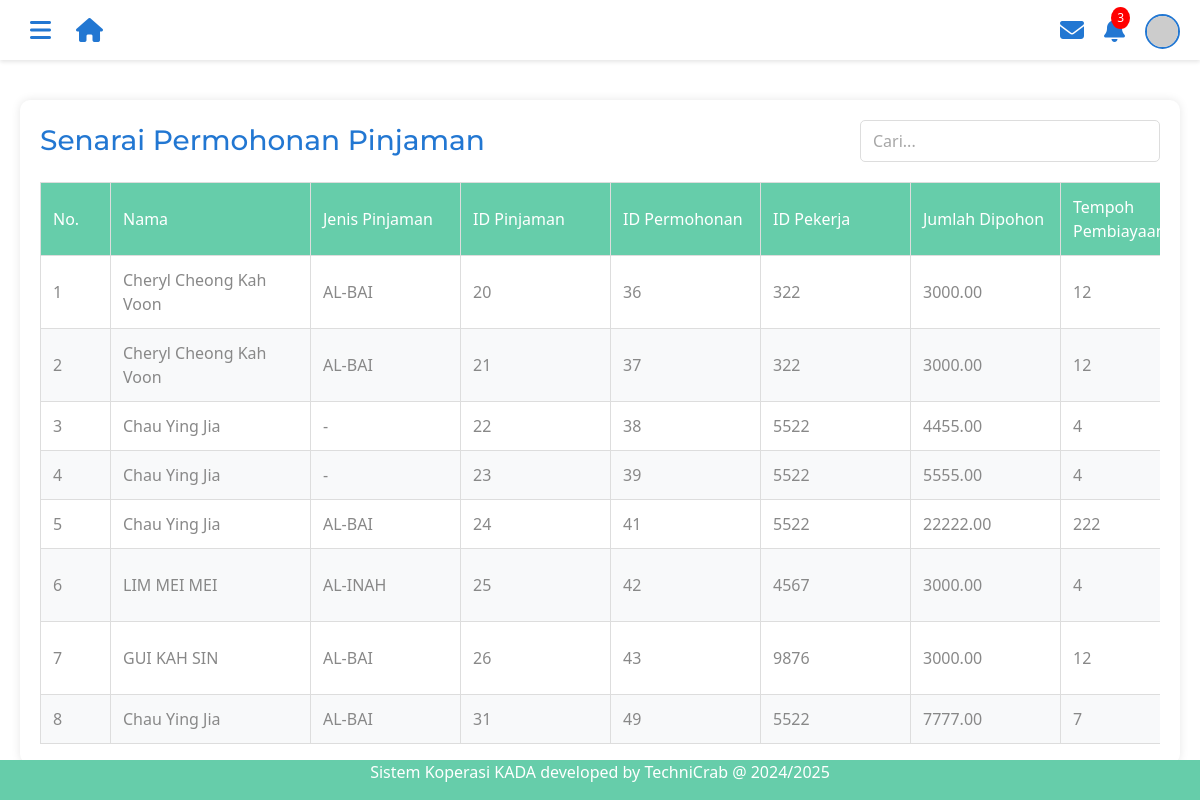
Screenshot of /senaraipembiayaan.php with the database file from the repository.
### tables this page shows
CREATE TABLE `tb_loan` (
  `loanType` varchar(30) NOT NULL,
  `loanID` int(11) NOT NULL,
  `loanApplicationID` int(11) NOT NULL,
  `employeeID` int(4) NOT NULL,
  `amountRequested` decimal(10,2) NOT NULL COMMENT 'amount that want to pinjam',
  `financingPeriod` int(11) NOT NULL,
  `monthlyInstallments` decimal(10,2) NOT NULL,
  `employerName` varchar(100) NOT NULL,
  `employerIC` varchar(14) NOT NULL,
  `basicSalary` decimal(10,2) NOT NULL,
  `netSalary` decimal(10,2) NOT NULL,
  `netSalaryFile` varchar(255) NOT NULL,
  `balance` decimal(10,2) DEFAULT NULL,
  `created_at` timestamp NOT NULL DEFAULT current_timestamp(),
  `updated_at` timestamp NOT NULL DEFAULT current_timestamp() ON UPDATE current_timestamp()
);

CREATE TABLE `tb_member` (
  `employeeID` int(4) NOT NULL,
  `memberName` varchar(255) NOT NULL,
  `email` varchar(255) DEFAULT NULL COMMENT 'Email address',
  `ic` varchar(20) NOT NULL,
  `maritalStatus` varchar(20) NOT NULL,
  `sex` varchar(10) DEFAULT NULL,
  `religion` varchar(50) DEFAULT NULL,
  `nation` varchar(50) DEFAULT NULL,
  `no_pf` varchar(50) DEFAULT NULL,
  `position` varchar(100) DEFAULT NULL COMMENT 'Job position',
  `phoneNumber` varchar(20) DEFAULT NULL COMMENT 'Primary contact number',
  `phoneHome` varchar(20) DEFAULT NULL COMMENT 'Home contact number',
  `monthlySalary` decimal(10,2) DEFAULT NULL COMMENT 'Monthly salary amount',
  `created_at` timestamp NOT NULL DEFAULT current_timestamp(),
  `updated_at` timestamp NOT NULL DEFAULT current_timestamp() ON UPDATE current_timestamp()
);

### senaraipembiayaan.php (the view, shortened to what this page needs)
<!DOCTYPE html>
<html lang="en">
<head>
  <link href="css/bootstrap.min (1).css" rel="stylesheet">
  <link rel="stylesheet" href="https://cdnjs.cloudflare.com/ajax/libs/font-awesome/6.5.1/css/all.min.css">
</head>
<body>
<div class="main-header">
    <div class="header-left">
        <button class="menu-button" id="menuButton">
            <i class="fas fa-bars"></i>
        </button>
        <a href="adminmainpage.php" class="home-button">
            <i class="fas fa-home"></i>
        </a>
    </div>
    <div class="top-right-icons">
        <div class="icon-button">
            <i class="fas fa-envelope"></i>
        </div>
        <div class="icon-button">
            <i class="fas fa-bell"></i>
            <span class="notification-badge">3</span>
        </div>
        <div class="icon-button">
            <img src="https://randomuser.me/api/portraits/men/32.jpg" alt="Profile" class="profile-pic">
        </div>
    </div>
</div>
<div class="tables-container" style="margin-top: 80px; padding: 20px;">
    <div class="table-wrapper" style="width: 100%; background: white; padding: 20px; border-radius: 10px; box-shadow: 0 0 10px rgba(0,0,0,0.1);">
        <div class="table-header" style="display: flex; justify-content: space-between; align-items: center; margin-bottom: 20px;">
            <h3 style="color: rgb(34, 119, 210); margin: 0;">Senarai Permohonan Pinjaman</h3>
            <div class="search-container">
                <input type="text" id="searchInput" class="form-control" style="width: 300px;" placeholder="Cari...">
            </div>
        </div>
        <div class="table-responsive">
            <table class="custom-table" id="dataTable">
                <thead>
                    <tr>
                        <th>No.</th>
                        <th>Nama</th>
                        <th>Jenis Pinjaman</th>
                        <th>ID Pinjaman</th>
                        <th>ID Permohonan</th>
                        <th>ID Pekerja</th>
                        <th>Jumlah Dipohon</th>
                        <th>Tempoh Pembiayaan</th>
                    </tr>
                </thead>
                <tbody>
                    <?php
                    include 'dbconnect.php';
                    $sql = "SELECT l.*, m.memberName
                           FROM tb_loan l
                           LEFT JOIN tb_member m ON l.employeeID = m.employeeID";
                    $result = $conn->query($sql);
                    if ($result->num_rows > 0) {
                        $count = 1;
                        while($row = $result->fetch_assoc()) {
                            echo "<tr>";
                            echo "<td>" . $count . "</td>";
                            echo "<td>" . (empty($row['memberName']) ? '-' : $row['memberName']) . "</td>";
                            echo "<td>" . (empty($row['loanType']) ? '-' : $row['loanType']) . "</td>";
                            echo "<td>" . $row['loanID'] . "</td>";
                            echo "<td>" . $row['loanApplicationID'] . "</td>";
                            echo "<td>" . $row['employeeID'] . "</td>";
                            echo "<td>" . $row['amountRequested'] . "</td>";
                            echo "<td>" . $row['financingPeriod'] . "</td>";
                            echo "</tr>";
                            $count++;
                        }
                    } else {
                        echo "<tr><td colspan='15'>Tiada rekod ditemui</td></tr>";
                    }
                    ?>
                </tbody>
            </table>
        </div>
    </div>
</div>
<?php include 'footer.php';?>

### senaraipembiayaan.php (style rules this page uses)
.main-header { position: fixed; top: 0; left: 0; right: 0; height: 60px; background-color: white; box-shadow: 0 2px 4px rgba(0,0,0,0.1); display: flex; align-items: center; justify-content: space-between; padding: 0 20px; z-index: 999; }
.menu-button { background: none; border: none; font-size: 24px; color: rgb(34, 119, 210); cursor: pointer; padding: 10px; transition: transform 0.3s ease; }
.top-right-icons { display: flex; gap: 20px; align-items: center; }
.icon-button { color: rgb(34, 119, 210); font-size: 24px; cursor: pointer; transition: transform 0.3s ease; position: relative; }
.profile-pic { width: 35px; height: 35px; border-radius: 50%; object-fit: cover; border: 2px solid rgb(34, 119, 210); }
.notification-badge { position: absolute; top: -5px; right: -5px; background-color: red; color: white; border-radius: 50%; padding: 2px 6px; font-size: 12px; }
.header-left { display: flex; align-items: center; gap: 15px; }
.home-button { color: rgb(34, 119, 210); font-size: 24px; text-decoration: none; transition: transform 0.3s ease; }
.custom-table { width: 100%; border-collapse: collapse; white-space: normal; }
.custom-table th, .custom-table td { padding: 12px; text-align: left; border: 1px solid #ddd; min-width: 150px; word-wrap: break-word; white-space: normal; }
.custom-table th { background-color: MediumAquamarine; color: white; font-weight: 500; }
.custom-table tr:nth-child(even) { background-color: #f8f9fa; }
.table-wrapper { background: white; padding: 20px; border-radius: 10px; box-shadow: 0 0 10px rgba(0,0,0,0.1); }
.table-header { display: flex; justify-content: space-between; align-items: center; margin-bottom: 20px; }
.table-header h3 { color: rgb(34, 119, 210); margin: 0; }
.search-container input { border: 1px solid #ddd; border-radius: 5px; padding: 8px 12px; }
.custom-table th:nth-child(1), .custom-table td:nth-child(1) { min-width: 70px; }
.custom-table th:nth-child(2), .custom-table td:nth-child(2) { min-width: 200px; }
.custom-table th:nth-child(3), .custom-table td:nth-child(3) { width: 10%; }
.custom-table th:nth-child(4), .custom-table td:nth-child(4) { width: 8%; }
.custom-table th:nth-child(5), .custom-table td:nth-child(5) { width: 8%; }
.custom-table th:nth-child(6), .custom-table td:nth-child(6) { width: 8%; }
.custom-table th:nth-child(7), .custom-table td:nth-child(7) { width: 10%; }
.custom-table th:nth-child(8), .custom-table td:nth-child(8) { width: 8%; }
@media screen and (max-width: 1200px) { .table-responsive { overflow-x: auto; -webkit-overflow-scrolling: touch; } }
@media screen and (max-width: 1200px) { .custom-table { margin-bottom: 0; } }

### rows the page displays
tb_loan: tb_member.memberName "Cheryl Cheong Kah Voon", loanType "AL-BAI", loanID "20", loanApplicationID "36", employeeID "322", amountRequested "3000.00", financingPeriod "12"
tb_loan: tb_member.memberName "Cheryl Cheong Kah Voon", loanType "AL-BAI", loanID "21", loanApplicationID "37", employeeID "322", amountRequested "3000.00", financingPeriod "12"
tb_loan: tb_member.memberName "Chau Ying Jia", loanID "22", loanApplicationID "38", employeeID "5522", amountRequested "4455.00", financingPeriod "4"
tb_loan: tb_member.memberName "Chau Ying Jia", loanID "23", loanApplicationID "39", employeeID "5522", amountRequested "5555.00", financingPeriod "4"
tb_loan: tb_member.memberName "Chau Ying Jia", loanType "AL-BAI", loanID "24", loanApplicationID "41", employeeID "5522", amountRequested "22222.00", financingPeriod "222"
tb_loan: tb_member.memberName "LIM MEI MEI", loanType "AL-INAH", loanID "25", loanApplicationID "42", employeeID "4567", amountRequested "3000.00", financingPeriod "4"
tb_loan: tb_member.memberName "GUI KAH SIN", loanType "AL-BAI", loanID "26", loanApplicationID "43", employeeID "9876", amountRequested "3000.00", financingPeriod "12"
tb_loan: tb_member.memberName "Chau Ying Jia", loanType "AL-BAI", loanID "31", loanApplicationID "49", employeeID "5522", amountRequested "7777.00", financingPeriod "7"
